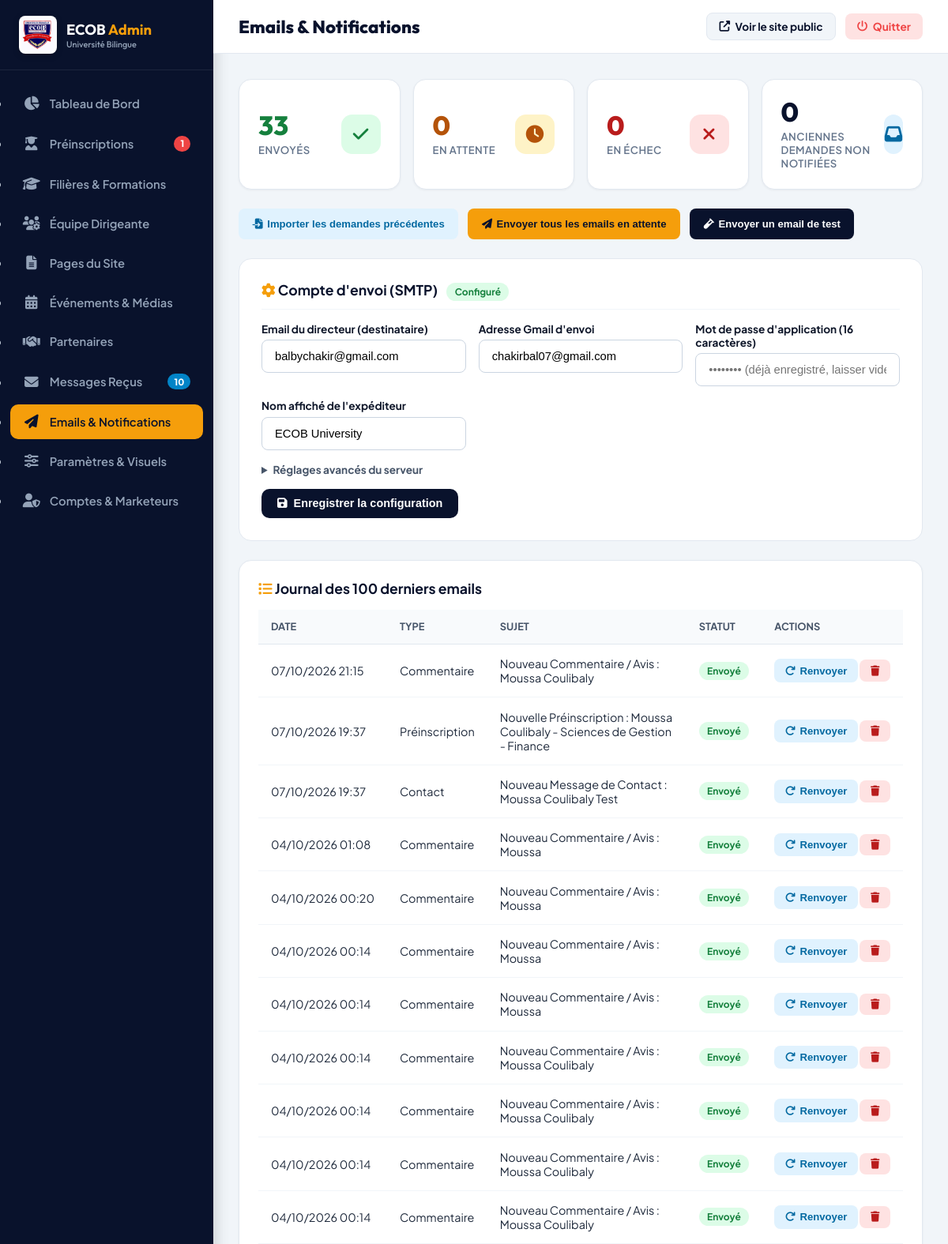
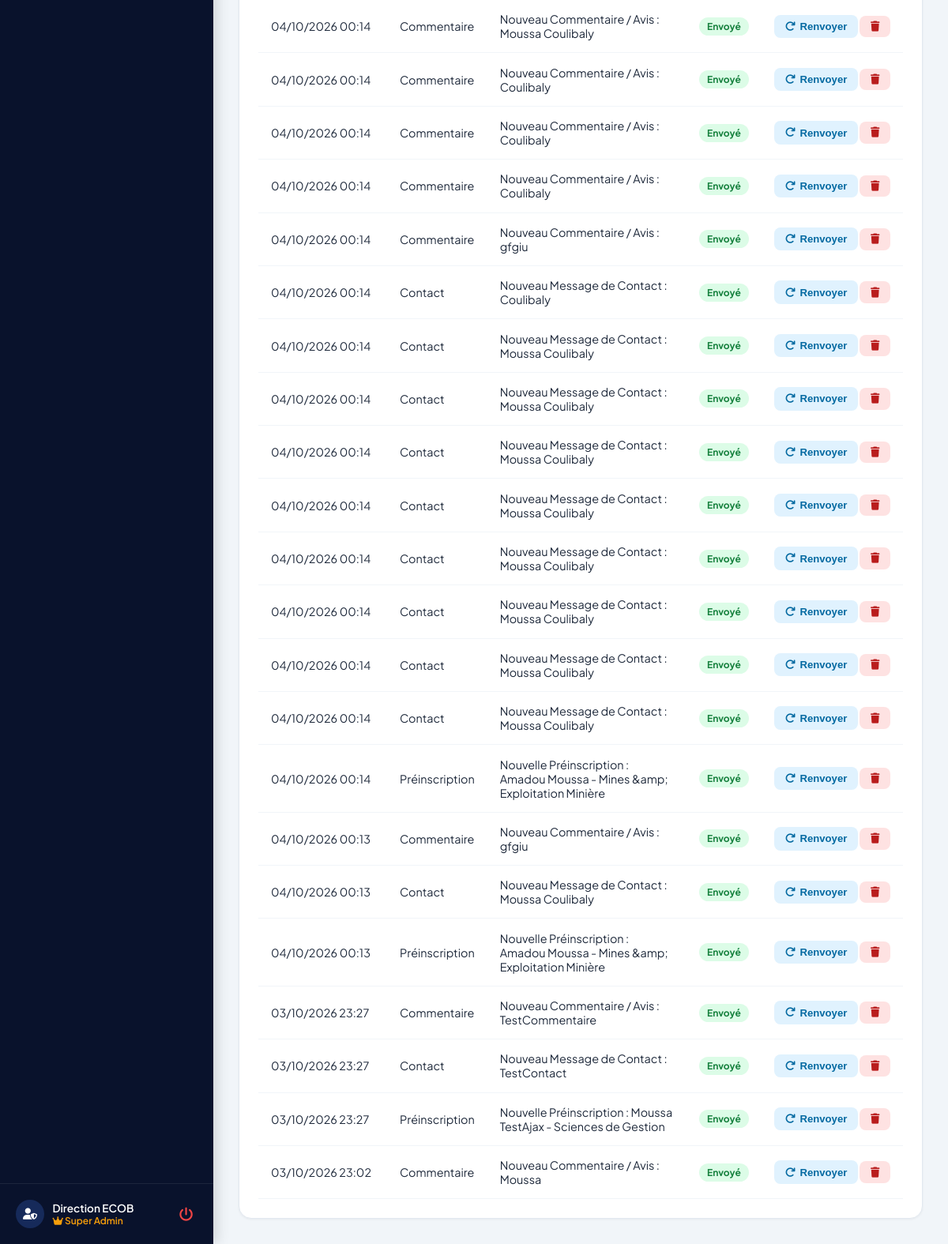
Screenshot of /admin/emails.php (signed in) with the database file from the repository (2 pictures, top to bottom).
### tables this page shows
CREATE TABLE `site_settings` (
  `setting_key` varchar(100) NOT NULL,
  `setting_value` text,
  `setting_group` varchar(50) DEFAULT 'general',
  `description` varchar(255) DEFAULT NULL,
  PRIMARY KEY (`setting_key`)
);

CREATE TABLE `emails_notifications` (
  `id` int NOT NULL AUTO_INCREMENT,
  `type_notification` enum('preinscription','contact','commentaire') NOT NULL,
  `destinataire` varchar(150) NOT NULL,
  `sujet` varchar(255) NOT NULL,
  `contenu_html` longtext NOT NULL,
  `statut_envoi` varchar(30) NOT NULL DEFAULT 'en_attente',
  `created_at` timestamp NULL DEFAULT CURRENT_TIMESTAMP,
  `ref_table` varchar(30) DEFAULT NULL,
  `ref_id` int DEFAULT NULL,
  `erreur` text,
  `reply_to` varchar(190) DEFAULT NULL,
  `tentatives` int NOT NULL DEFAULT '0',
  `date_envoi` datetime DEFAULT NULL,
  PRIMARY KEY (`id`)
);

### config/db.php (called while the page is built, shortened)
<?php
function get_db(): PDO {
    static $pdo = null;
    if ($pdo === null) {
        try {
            $dsn = "mysql:host=" . DB_HOST . ";port=" . DB_PORT . ";dbname=" . DB_NAME . ";charset=utf8mb4";
            $options = [
                PDO::ATTR_ERRMODE            => PDO::ERRMODE_EXCEPTION,
                PDO::ATTR_DEFAULT_FETCH_MODE => PDO::FETCH_ASSOC,
                PDO::ATTR_EMULATE_PREPARES   => false,
            ];
            $pdo = new PDO($dsn, DB_USER, DB_PASS, $options);
        } catch (PDOException $e) {
            try {
                $dsn = "mysql:host=" . DB_HOST . ";port=" . DB_PORT . ";dbname=" . DB_NAME . ";charset=utf8mb4";
                $pdo = new PDO($dsn, DB_USER, '', [
                    PDO::ATTR_ERRMODE            => PDO::ERRMODE_EXCEPTION,
                    PDO::ATTR_DEFAULT_FETCH_MODE => PDO::FETCH_ASSOC,
                    PDO::ATTR_EMULATE_PREPARES   => false,
                ]);
            } catch (PDOException $e2) {
                error_log("Database connection failed: " . $e2->getMessage());
                die("<div style='font-family:sans-serif;padding:30px;background:#fff5f5;border:1px solid #feb2b2;color:#9b2c2c;margin:40px auto;max-width:600px;border-radius:12px;text-align:center;'>
                    <h2>⚠️ Connexion à la base de données impossible</h2>
                    <p>Veuillez vérifier que le service MySQL de WampServer est bien démarré sur le port " . DB_PORT . ".</p>
                </div>");
            }
        }
    }
    return $pdo;
}
require_once __DIR__ . '/helpers.php';

### config/mailer.php (called while the page is built, shortened)
<?php
require_once __DIR__ . '/db.php';
function fresh_setting(string $key, string $default = ''): string {
    try {
        $st = get_db()->prepare("SELECT setting_value FROM site_settings WHERE setting_key = ?");
        $st->execute([$key]);
        $v = $st->fetchColumn();
        return ($v === false || $v === null) ? $default : (string)$v;
    } catch (Throwable $t) {
        return $default;
    }
}
function smtp_config(): array {
    $user = trim(fresh_setting('smtp_user', ''));
    return [
        'host'      => trim(fresh_setting('smtp_host', 'smtp.gmail.com')) ?: 'smtp.gmail.com',
        'port'      => (int)(fresh_setting('smtp_port', '587') ?: 587),
        'secure'    => fresh_setting('smtp_secure', 'tls'),
        'user'      => $user,
        'pass'      => str_replace(' ', '', fresh_setting('smtp_pass', '')),
        'from_name' => fresh_setting('smtp_from_name', '') ?: fresh_setting('site_nom', 'ECOB University'),
    ];
}
function smtp_is_configured(): bool {
    $c = smtp_config();
    return $c['user'] !== '' && $c['pass'] !== '';
}

### config/helpers.php (called while the page is built, shortened)
<?php
function e($value): string {
    return htmlspecialchars((string)$value, ENT_QUOTES, 'UTF-8');
}

### admin/emails.php (the view, shortened to what this page needs)
<?php
require_once __DIR__ . '/../config/db.php';
require_once __DIR__ . '/../config/helpers.php';
require_once __DIR__ . '/layout-header.php';
require_once __DIR__ . '/../config/mailer.php';
$db = get_db();
$cfg = smtp_config();
$configured = smtp_is_configured();
$stats = ['envoye' => 0, 'en_attente' => 0, 'echec' => 0];
foreach ($db->query("SELECT statut_envoi, COUNT(*) c FROM emails_notifications GROUP BY statut_envoi")->fetchAll() as $r) {
    $stats[$r['statut_envoi']] = (int)$r['c'];
}
$unlogged = 0;
foreach (['admis', 'contact', 'message'] as $t) {
    $unlogged += (int)$db->query("SELECT COUNT(*) FROM `$t` WHERE id NOT IN (SELECT ref_id FROM emails_notifications WHERE ref_table = '$t' AND ref_id IS NOT NULL)")->fetchColumn();
}
$rows = $db->query("SELECT id, type_notification, destinataire, sujet, statut_envoi, erreur, tentatives, created_at, date_envoi FROM emails_notifications ORDER BY id DESC LIMIT 100")->fetchAll();
$inputStyle = 'width:100%; padding:0.75rem 1rem; border-radius:8px; border:1.5px solid #cbd5e1; font-size:0.92rem;';
$labelStyle = 'display:block; font-weight:700; margin-bottom:0.35rem; font-size:0.85rem;';
$typeLabels = ['preinscription' => 'Préinscription', 'contact' => 'Contact', 'commentaire' => 'Commentaire', 'test' => 'Test'];
?>
<div style="max-width:1100px; margin:0 auto;">
    <div style="display:grid; grid-template-columns:repeat(auto-fit,minmax(200px,1fr)); gap:1rem; margin-bottom:1.5rem;">
        <div class="stat-card"><div><div class="stat-val" style="color:#15803d;"><?= $stats['envoye'] ?></div><div class="stat-label">Envoyés</div></div><div class="stat-icon" style="background:#dcfce7; color:#15803d;"><i class="fas fa-check"></i></div></div>
        <div class="stat-card"><div><div class="stat-val" style="color:#b45309;"><?= $stats['en_attente'] ?></div><div class="stat-label">En attente</div></div><div class="stat-icon" style="background:#fef3c7; color:#b45309;"><i class="fas fa-clock"></i></div></div>
        <div class="stat-card"><div><div class="stat-val" style="color:#b91c1c;"><?= $stats['echec'] ?></div><div class="stat-label">En échec</div></div><div class="stat-icon" style="background:#fee2e2; color:#b91c1c;"><i class="fas fa-times"></i></div></div>
        <div class="stat-card"><div><div class="stat-val"><?= $unlogged ?></div><div class="stat-label">Anciennes demandes non notifiées</div></div><div class="stat-icon" style="background:#e0f2fe; color:#0369a1;"><i class="fas fa-inbox"></i></div></div>
    </div>
    <div style="display:flex; gap:0.75rem; flex-wrap:wrap; margin-bottom:1.5rem;">
        <form method="POST"><input type="hidden" name="action" value="import">
            <button class="btn-action" style="background:#e0f2fe; color:#0369a1; padding:0.75rem 1.1rem;"><i class="fas fa-file-import"></i> Importer les demandes précédentes</button></form>
        <form method="POST"><input type="hidden" name="action" value="send_all">
            <button class="btn-action" style="background:#f59e0b; color:#09122c; padding:0.75rem 1.1rem;"><i class="fas fa-paper-plane"></i> Envoyer tous les emails en attente</button></form>
        <form method="POST"><input type="hidden" name="action" value="test">
            <button class="btn-action" style="background:#09122c; color:#fff; padding:0.75rem 1.1rem;"><i class="fas fa-vial"></i> Envoyer un email de test</button></form>
    </div>
    <form method="POST" style="background:#fff; border:1px solid #e2e8f0; border-radius:16px; padding:1.75rem; margin-bottom:1.5rem;">
        <h3 style="font-size:1.1rem; color:#09122c; margin-bottom:1rem; border-bottom:1px solid #f1f5f9; padding-bottom:0.6rem;">
            <i class="fas fa-cog" style="color:#f59e0b;"></i> Compte d'envoi (SMTP)
            <span class="badge <?= $configured ? 'badge-success' : 'badge-pending' ?>" style="margin-left:0.5rem;"><?= $configured ? 'Configuré' : 'À configurer' ?></span>
        </h3>
        <div style="display:grid; grid-template-columns:repeat(auto-fit,minmax(250px,1fr)); gap:1rem; margin-bottom:1rem;">
            <div><label style="<?= $labelStyle ?>">Email du directeur (destinataire)</label>
                <input type="email" name="email_directeur" value="<?= e(fresh_setting('email_directeur', 'chakirbal07@gmail.com')) ?>" required style="<?= $inputStyle ?>"></div>
            <div><label style="<?= $labelStyle ?>">Adresse Gmail d'envoi</label>
                <input type="email" name="smtp_user" value="<?= e($cfg['user']) ?>" placeholder="exemple@gmail.com" style="<?= $inputStyle ?>"></div>
            <div><label style="<?= $labelStyle ?>">Mot de passe d'application (16 caractères)</label>
                <input type="password" name="smtp_pass" autocomplete="new-password" placeholder="<?= $cfg['pass'] !== '' ? '•••••••• (déjà enregistré, laisser vide pour conserver)' : 'xxxx xxxx xxxx xxxx' ?>" style="<?= $inputStyle ?>"></div>
            <div><label style="<?= $labelStyle ?>">Nom affiché de l'expéditeur</label>
                <input type="text" name="smtp_from_name" value="<?= e($cfg['from_name']) ?>" style="<?= $inputStyle ?>"></div>
        </div>
        <details style="margin-bottom:1rem;">
            <summary style="cursor:pointer; font-weight:700; font-size:0.85rem; color:#475569;">Réglages avancés du serveur</summary>
        </details>
        <button type="submit" class="btn-add" style="border:none; cursor:pointer;"><i class="fas fa-save"></i> Enregistrer la configuration</button>
    </form>
    <div class="table-card" style="margin-top:0;">
        <h3 style="font-size:1.1rem; color:#09122c; margin-bottom:1rem;"><i class="fas fa-list" style="color:#f59e0b;"></i> Journal des 100 derniers emails</h3>
        <?php if (!$rows): ?>
            <p style="color:#64748b;">Aucun email dans le journal. Utilisez « Importer les demandes précédentes ».</p>
        <?php else: ?>
        <table>
            <thead><tr><th>Date</th><th>Type</th><th>Sujet</th><th>Statut</th><th>Actions</th></tr></thead>
            <tbody>
            <?php foreach ($rows as $r): ?>
                <tr>
                    <td style="white-space:nowrap;"><?= e(date('d/m/Y H:i', strtotime($r['created_at']))) ?></td>
                    <td><?= e($typeLabels[$r['type_notification']] ?? $r['type_notification']) ?></td>
                    <td>
                        <?= e($r['sujet']) ?>
                    </td>
                    <td>
                        <?php if ($r['statut_envoi'] === 'envoye'): ?><span class="badge badge-success">Envoyé</span>
                        <?php elseif ($r['statut_envoi'] === 'echec'): ?><span class="badge badge-danger">Échec</span>
                        <?php else: ?><span class="badge badge-pending">En attente</span><?php endif; ?>
                    </td>
                    <td style="white-space:nowrap;">
                        <form method="POST" style="display:inline;"><input type="hidden" name="action" value="resend"><input type="hidden" name="id" value="<?= (int)$r['id'] ?>">
                            <button class="btn-action btn-edit" title="Envoyer / renvoyer"><i class="fas fa-redo"></i> <?= $r['statut_envoi'] === 'envoye' ? 'Renvoyer' : 'Envoyer' ?></button></form>
                        <form method="POST" style="display:inline;" onsubmit="return confirm('Supprimer cette entrée du journal ?');">
                            <button class="btn-action btn-del" title="Supprimer"><i class="fas fa-trash"></i></button></form>
                    </td>
                </tr>
            <?php endforeach; ?>
            </tbody>
        </table>
        <?php endif; ?>
    </div>
</div>
<?php require_once __DIR__ . '/layout-footer.php'; ?>

### admin/layout-header.php (style rules this page uses)
* { box-sizing: border-box; margin: 0; padding: 0; }
body { font-family: 'Plus Jakarta Sans', sans-serif; background: #f1f5f9; color: #0f172a; display: flex; min-height: 100vh; }
.stat-card { background: #fff; border-radius: 16px; padding: 1.5rem; box-shadow: 0 1px 3px rgba(0,0,0,0.05); border: 1px solid #e2e8f0; display: flex; align-items: center; justify-content: space-between; }
.stat-val { font-size: 2.1rem; font-weight: 800; color: #09122c; line-height: 1; margin-bottom: 0.35rem; font-family:'Outfit',sans-serif; }
.stat-label { font-size: 0.82rem; color: #64748b; font-weight: 600; text-transform: uppercase; letter-spacing: 0.5px; }
.stat-icon { width: 50px; height: 50px; border-radius: 14px; display: flex; align-items: center; justify-content: center; font-size: 1.4rem; }
.table-card { background: #fff; border-radius: 16px; padding: 1.5rem; box-shadow: 0 1px 3px rgba(0,0,0,0.05); border: 1px solid #e2e8f0; margin-top: 1.5rem; overflow-x: auto; }
table { width: 100%; border-collapse: collapse; text-align: left; font-size: 0.9rem; }
th { background: #f8fafc; color: #475569; padding: 0.85rem 1rem; font-weight: 700; font-size: 0.8rem; text-transform: uppercase; border-bottom: 1.5px solid #e2e8f0; white-space: nowrap; }
td { padding: 0.95rem 1rem; border-bottom: 1px solid #f1f5f9; color: #1e293b; vertical-align: middle; }
.badge { display: inline-block; padding: 0.25rem 0.65rem; border-radius: 9999px; font-size: 0.75rem; font-weight: 700; }
.badge-success { background: #dcfce7; color: #15803d; }
.btn-action { display: inline-flex; align-items: center; gap: 0.35rem; padding: 0.45rem 0.85rem; border-radius: 8px; font-size: 0.82rem; font-weight: 600; text-decoration: none; border: none; cursor: pointer; transition: all 0.2s; }
.btn-edit { background: #e0f2fe; color: #0369a1; }
.btn-del { background: #fee2e2; color: #b91c1c; }
.btn-add { background: #09122c; color: #fff; padding: 0.65rem 1.25rem; border-radius: 10px; text-decoration: none; font-weight: 700; font-size: 0.9rem; display: inline-flex; align-items: center; gap: 0.5rem; transition: background 0.2s; }

### rows the page displays
site_settings: email_directeur "balbychakir@gmail.com"
emails_notifications: created_at "07/10/2026 21:15", type_notification "Commentaire", sujet "Nouveau Commentaire / Avis : Moussa Coulibaly", statut_envoi "Envoyé"
emails_notifications: created_at "07/10/2026 19:37", type_notification "Préinscription", sujet "Nouvelle Préinscription : Moussa Coulibaly - Sciences de Gestion - Finance", statut_envoi "Envoyé"
emails_notifications: created_at "07/10/2026 19:37", type_notification "Contact", sujet "Nouveau Message de Contact : Moussa Coulibaly Test", statut_envoi "Envoyé"
emails_notifications: created_at "04/10/2026 01:08", type_notification "Commentaire", sujet "Nouveau Commentaire / Avis : Moussa", statut_envoi "Envoyé"
emails_notifications: created_at "04/10/2026 00:20", type_notification "Commentaire", sujet "Nouveau Commentaire / Avis : Moussa", statut_envoi "Envoyé"
emails_notifications: created_at "04/10/2026 00:14", type_notification "Commentaire", sujet "Nouveau Commentaire / Avis : Moussa", statut_envoi "Envoyé"
emails_notifications: created_at "04/10/2026 00:14", type_notification "Commentaire", sujet "Nouveau Commentaire / Avis : Moussa", statut_envoi "Envoyé"
emails_notifications: created_at "04/10/2026 00:14", type_notification "Commentaire", sujet "Nouveau Commentaire / Avis : Moussa Coulibaly", statut_envoi "Envoyé"
emails_notifications: created_at "04/10/2026 00:14", type_notification "Commentaire", sujet "Nouveau Commentaire / Avis : Moussa Coulibaly", statut_envoi "Envoyé"
emails_notifications: created_at "04/10/2026 00:14", type_notification "Commentaire", sujet "Nouveau Commentaire / Avis : Moussa Coulibaly", statut_envoi "Envoyé"
emails_notifications: created_at "04/10/2026 00:14", type_notification "Commentaire", sujet "Nouveau Commentaire / Avis : Moussa Coulibaly", statut_envoi "Envoyé"
emails_notifications: created_at "04/10/2026 00:14", type_notification "Commentaire", sujet "Nouveau Commentaire / Avis : Moussa Coulibaly", statut_envoi "Envoyé"
emails_notifications: created_at "04/10/2026 00:14", type_notification "Commentaire", sujet "Nouveau Commentaire / Avis : Coulibaly", statut_envoi "Envoyé"
emails_notifications: created_at "04/10/2026 00:14", type_notification "Commentaire", sujet "Nouveau Commentaire / Avis : Coulibaly", statut_envoi "Envoyé"
emails_notifications: created_at "04/10/2026 00:14", type_notification "Commentaire", sujet "Nouveau Commentaire / Avis : Coulibaly", statut_envoi "Envoyé"
emails_notifications: created_at "04/10/2026 00:14", type_notification "Commentaire", sujet "Nouveau Commentaire / Avis : gfgiu", statut_envoi "Envoyé"
emails_notifications: created_at "04/10/2026 00:14", type_notification "Contact", sujet "Nouveau Message de Contact : Coulibaly", statut_envoi "Envoyé"
emails_notifications: created_at "04/10/2026 00:14", type_notification "Contact", sujet "Nouveau Message de Contact : Moussa Coulibaly", statut_envoi "Envoyé"
emails_notifications: created_at "04/10/2026 00:14", type_notification "Contact", sujet "Nouveau Message de Contact : Moussa Coulibaly", statut_envoi "Envoyé"
emails_notifications: created_at "04/10/2026 00:14", type_notification "Contact", sujet "Nouveau Message de Contact : Moussa Coulibaly", statut_envoi "Envoyé"
emails_notifications: created_at "04/10/2026 00:14", type_notification "Contact", sujet "Nouveau Message de Contact : Moussa Coulibaly", statut_envoi "Envoyé"
emails_notifications: created_at "04/10/2026 00:14", type_notification "Contact", sujet "Nouveau Message de Contact : Moussa Coulibaly", statut_envoi "Envoyé"
emails_notifications: created_at "04/10/2026 00:14", type_notification "Contact", sujet "Nouveau Message de Contact : Moussa Coulibaly", statut_envoi "Envoyé"
emails_notifications: created_at "04/10/2026 00:14", type_notification "Contact", sujet "Nouveau Message de Contact : Moussa Coulibaly", statut_envoi "Envoyé"
emails_notifications: created_at "04/10/2026 00:14", type_notification "Contact", sujet "Nouveau Message de Contact : Moussa Coulibaly", statut_envoi "Envoyé"
emails_notifications: created_at "04/10/2026 00:14", type_notification "Préinscription", sujet "Nouvelle Préinscription : Amadou Moussa - Mines &amp; Exploitation Minière", statut_envoi "Envoyé"
emails_notifications: created_at "04/10/2026 00:13", type_notification "Commentaire", sujet "Nouveau Commentaire / Avis : gfgiu", statut_envoi "Envoyé"
emails_notifications: created_at "04/10/2026 00:13", type_notification "Contact", sujet "Nouveau Message de Contact : Moussa Coulibaly", statut_envoi "Envoyé"
emails_notifications: created_at "04/10/2026 00:13", type_notification "Préinscription", sujet "Nouvelle Préinscription : Amadou Moussa - Mines &amp; Exploitation Minière", statut_envoi "Envoyé"
emails_notifications: created_at "03/10/2026 23:27", type_notification "Commentaire", sujet "Nouveau Commentaire / Avis : TestCommentaire", statut_envoi "Envoyé"
emails_notifications: created_at "03/10/2026 23:27", type_notification "Contact", sujet "Nouveau Message de Contact : TestContact", statut_envoi "Envoyé"
emails_notifications: created_at "03/10/2026 23:27", type_notification "Préinscription", sujet "Nouvelle Préinscription : Moussa TestAjax - Sciences de Gestion", statut_envoi "Envoyé"
emails_notifications: created_at "03/10/2026 23:02", type_notification "Commentaire", sujet "Nouveau Commentaire / Avis : Moussa", statut_envoi "Envoyé"

### other values shown
$cntPendingAdmis "1"
$cntContacts "10"
$adminNom "Direction ECOB"
$pageTitle "Emails & Notifications"
$stats['envoye'] "33"
$stats['en_attente'] "0"
$stats['echec'] "0"
$unlogged "0"
